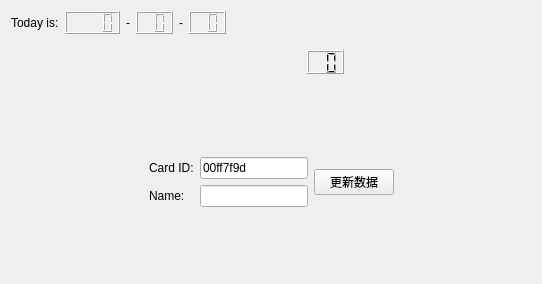
<?xml version="1.0" encoding="UTF-8"?>
<ui version="4.0">
 <class>widget</class>
 <widget class="QWidget" name="widget">
  <property name="geometry">
   <rect>
    <x>0</x>
    <y>0</y>
    <width>542</width>
    <height>284</height>
   </rect>
  </property>
  <layout class="QVBoxLayout" name="verticalLayout">
   <item>
    <layout class="QHBoxLayout" name="horizontalLayout">
     <item>
      <widget class="QLabel" name="label">
       <property name="text">
        <string>Today is:</string>
       </property>
      </widget>
     </item>
     <item>
      <widget class="QLCDNumber" name="yearNumber">
       <property name="numDigits">
        <number>4</number>
       </property>
      </widget>
     </item>
     <item>
      <widget class="QLabel" name="label_2">
       <property name="text">
        <string>-</string>
       </property>
      </widget>
     </item>
     <item>
      <widget class="QLCDNumber" name="monthNumber">
       <property name="numDigits">
        <number>2</number>
       </property>
      </widget>
     </item>
     <item>
      <widget class="QLabel" name="label_3">
       <property name="text">
        <string>-</string>
       </property>
      </widget>
     </item>
     <item>
      <widget class="QLCDNumber" name="dayNumber">
       <property name="numDigits">
        <number>2</number>
       </property>
      </widget>
     </item>
     <item>
      <spacer name="horizontalSpacer">
       <property name="orientation">
        <enum>Qt::Horizontal</enum>
       </property>
       <property name="sizeHint" stdset="0">
        <size>
         <width>40</width>
         <height>20</height>
        </size>
       </property>
      </spacer>
     </item>
    </layout>
   </item>
   <item>
    <layout class="QHBoxLayout" name="horizontalLayout_2">
     <item>
      <spacer name="horizontalSpacer_2">
       <property name="orientation">
        <enum>Qt::Horizontal</enum>
       </property>
       <property name="sizeHint" stdset="0">
        <size>
         <width>40</width>
         <height>20</height>
        </size>
       </property>
      </spacer>
     </item>
     <item>
      <widget class="RotateNumberLabel" name="hourLabel">
       <property name="minimumSize">
        <size>
         <width>48</width>
         <height>45</height>
        </size>
       </property>
      </widget>
     </item>
     <item>
      <widget class="RotateNumberLabel" name="minuteLabel">
       <property name="minimumSize">
        <size>
         <width>48</width>
         <height>45</height>
        </size>
       </property>
      </widget>
     </item>
     <item>
      <widget class="QLCDNumber" name="secondNumber">
       <property name="maximumSize">
        <size>
         <width>16777215</width>
         <height>24</height>
        </size>
       </property>
       <property name="numDigits">
        <number>2</number>
       </property>
      </widget>
     </item>
     <item>
      <spacer name="horizontalSpacer_3">
       <property name="orientation">
        <enum>Qt::Horizontal</enum>
       </property>
       <property name="sizeHint" stdset="0">
        <size>
         <width>40</width>
         <height>20</height>
        </size>
       </property>
      </spacer>
     </item>
    </layout>
   </item>
   <item>
    <spacer name="verticalSpacer_2">
     <property name="orientation">
      <enum>Qt::Vertical</enum>
     </property>
     <property name="sizeHint" stdset="0">
      <size>
       <width>20</width>
       <height>40</height>
      </size>
     </property>
    </spacer>
   </item>
   <item>
    <layout class="QHBoxLayout" name="horizontalLayout_3">
     <item>
      <spacer name="horizontalSpacer_4">
       <property name="orientation">
        <enum>Qt::Horizontal</enum>
       </property>
       <property name="sizeHint" stdset="0">
        <size>
         <width>40</width>
         <height>20</height>
        </size>
       </property>
      </spacer>
     </item>
     <item>
      <layout class="QFormLayout" name="formLayout">
       <item row="0" column="0">
        <widget class="QLabel" name="label_4">
         <property name="text">
          <string>Card ID:</string>
         </property>
        </widget>
       </item>
       <item row="0" column="1">
        <widget class="QLineEdit" name="cardIdEdit">
         <property name="text">
          <string>00ff7f9d</string>
         </property>
        </widget>
       </item>
       <item row="1" column="0">
        <widget class="QLabel" name="label_5">
         <property name="text">
          <string>Name:</string>
         </property>
        </widget>
       </item>
       <item row="1" column="1">
        <widget class="QLineEdit" name="nameEdit"/>
       </item>
      </layout>
     </item>
     <item>
      <widget class="QPushButton" name="updateButton">
       <property name="text">
        <string> 更新数据 </string>
       </property>
      </widget>
     </item>
     <item>
      <spacer name="horizontalSpacer_5">
       <property name="orientation">
        <enum>Qt::Horizontal</enum>
       </property>
       <property name="sizeHint" stdset="0">
        <size>
         <width>40</width>
         <height>20</height>
        </size>
       </property>
      </spacer>
     </item>
    </layout>
   </item>
   <item>
    <spacer name="verticalSpacer">
     <property name="orientation">
      <enum>Qt::Vertical</enum>
     </property>
     <property name="sizeHint" stdset="0">
      <size>
       <width>20</width>
       <height>40</height>
      </size>
     </property>
    </spacer>
   </item>
  </layout>
 </widget>
 <customwidgets>
  <customwidget>
   <class>RotateNumberLabel</class>
   <extends>QLabel</extends>
   <header>rotatenumberlabel.h</header>
  </customwidget>
 </customwidgets>
 <resources/>
 <connections/>
</ui>
